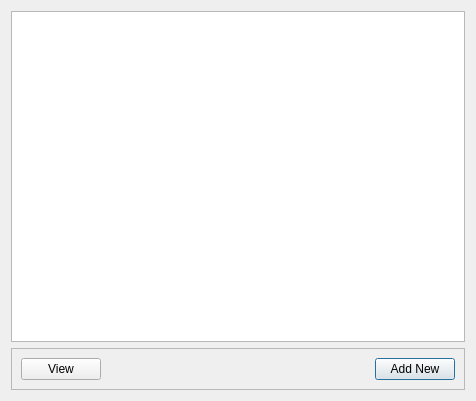
<?xml version="1.0" encoding="UTF-8"?>
<ui version="4.0">
 <class>TransactionsWidget</class>
 <widget class="QWidget" name="TransactionsWidget">
  <property name="geometry">
   <rect>
    <x>0</x>
    <y>0</y>
    <width>476</width>
    <height>401</height>
   </rect>
  </property>
  <property name="windowTitle">
   <string>Form</string>
  </property>
  <layout class="QVBoxLayout" name="verticalLayout">
   <item>
    <widget class="QListView" name="listView">
     <property name="selectionMode">
      <enum>QAbstractItemView::SingleSelection</enum>
     </property>
    </widget>
   </item>
   <item>
    <widget class="QFrame" name="frame">
     <property name="frameShape">
      <enum>QFrame::StyledPanel</enum>
     </property>
     <property name="frameShadow">
      <enum>QFrame::Raised</enum>
     </property>
     <layout class="QHBoxLayout" name="horizontalLayout">
      <item>
       <widget class="QPushButton" name="pushButtonView">
        <property name="text">
         <string>View</string>
        </property>
       </widget>
      </item>
      <item>
       <spacer name="horizontalSpacer">
        <property name="orientation">
         <enum>Qt::Horizontal</enum>
        </property>
        <property name="sizeHint" stdset="0">
         <size>
          <width>320</width>
          <height>20</height>
         </size>
        </property>
       </spacer>
      </item>
      <item>
       <widget class="QPushButton" name="pushButtonNew">
        <property name="text">
         <string>Add New</string>
        </property>
        <property name="default">
         <bool>true</bool>
        </property>
       </widget>
      </item>
     </layout>
    </widget>
   </item>
  </layout>
 </widget>
 <resources/>
 <connections/>
</ui>
